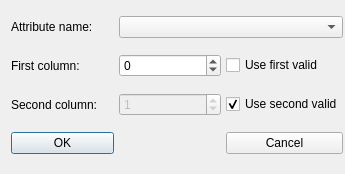
<?xml version="1.0" encoding="UTF-8"?>
<ui version="4.0">
 <class>DialogSetMain</class>
 <widget class="QDialog" name="DialogSetMain">
  <property name="geometry">
   <rect>
    <x>0</x>
    <y>0</y>
    <width>345</width>
    <height>174</height>
   </rect>
  </property>
  <property name="sizePolicy">
   <sizepolicy hsizetype="Fixed" vsizetype="Fixed">
    <horstretch>0</horstretch>
    <verstretch>0</verstretch>
   </sizepolicy>
  </property>
  <property name="minimumSize">
   <size>
    <width>0</width>
    <height>0</height>
   </size>
  </property>
  <property name="windowTitle">
   <string>Set main attribute</string>
  </property>
  <layout class="QGridLayout" name="gridLayout">
   <property name="topMargin">
    <number>2</number>
   </property>
   <property name="rightMargin">
    <number>2</number>
   </property>
   <property name="bottomMargin">
    <number>2</number>
   </property>
   <property name="horizontalSpacing">
    <number>5</number>
   </property>
   <property name="verticalSpacing">
    <number>2</number>
   </property>
   <item row="0" column="0">
    <widget class="QLabel" name="label_1">
     <property name="text">
      <string>Attribute name:</string>
     </property>
    </widget>
   </item>
   <item row="1" column="0">
    <widget class="QLabel" name="label_2">
     <property name="text">
      <string>First column:</string>
     </property>
    </widget>
   </item>
   <item row="3" column="1">
    <widget class="QSpinBox" name="SpinSecond">
     <property name="enabled">
      <bool>false</bool>
     </property>
     <property name="toolTip">
      <string>Set to -1 to use zero value.</string>
     </property>
     <property name="minimum">
      <number>-1</number>
     </property>
     <property name="value">
      <number>1</number>
     </property>
    </widget>
   </item>
   <item row="1" column="1">
    <widget class="QSpinBox" name="SpinFirst">
     <property name="toolTip">
      <string>Set to -1 to use zero value.</string>
     </property>
     <property name="minimum">
      <number>-1</number>
     </property>
    </widget>
   </item>
   <item row="6" column="0">
    <widget class="QPushButton" name="BtnOk">
     <property name="text">
      <string>OK</string>
     </property>
    </widget>
   </item>
   <item row="3" column="0">
    <widget class="QLabel" name="label_3">
     <property name="text">
      <string>Second column:</string>
     </property>
    </widget>
   </item>
   <item row="6" column="2">
    <widget class="QPushButton" name="BtnCancel">
     <property name="text">
      <string>Cancel</string>
     </property>
    </widget>
   </item>
   <item row="0" column="1" colspan="2">
    <widget class="QComboBox" name="ComboAttributeName"/>
   </item>
   <item row="1" column="2">
    <widget class="QCheckBox" name="CheckUseFirst">
     <property name="text">
      <string>Use first valid</string>
     </property>
    </widget>
   </item>
   <item row="3" column="2">
    <widget class="QCheckBox" name="CheckUseSecond">
     <property name="text">
      <string>Use second valid</string>
     </property>
     <property name="checked">
      <bool>true</bool>
     </property>
    </widget>
   </item>
  </layout>
 </widget>
 <resources/>
 <connections>
  <connection>
   <sender>BtnCancel</sender>
   <signal>clicked()</signal>
   <receiver>DialogSetMain</receiver>
   <slot>reject()</slot>
   <hints>
    <hint type="sourcelabel">
     <x>285</x>
     <y>152</y>
    </hint>
    <hint type="destinationlabel">
     <x>157</x>
     <y>138</y>
    </hint>
   </hints>
  </connection>
  <connection>
   <sender>BtnOk</sender>
   <signal>clicked()</signal>
   <receiver>DialogSetMain</receiver>
   <slot>slAccept()</slot>
   <hints>
    <hint type="sourcelabel">
     <x>79</x>
     <y>143</y>
    </hint>
    <hint type="destinationlabel">
     <x>101</x>
     <y>122</y>
    </hint>
   </hints>
  </connection>
  <connection>
   <sender>CheckUseFirst</sender>
   <signal>clicked(bool)</signal>
   <receiver>SpinFirst</receiver>
   <slot>setDisabled(bool)</slot>
   <hints>
    <hint type="sourcelabel">
     <x>284</x>
     <y>73</y>
    </hint>
    <hint type="destinationlabel">
     <x>178</x>
     <y>75</y>
    </hint>
   </hints>
  </connection>
  <connection>
   <sender>CheckUseSecond</sender>
   <signal>clicked(bool)</signal>
   <receiver>SpinSecond</receiver>
   <slot>setDisabled(bool)</slot>
   <hints>
    <hint type="sourcelabel">
     <x>258</x>
     <y>109</y>
    </hint>
    <hint type="destinationlabel">
     <x>201</x>
     <y>113</y>
    </hint>
   </hints>
  </connection>
 </connections>
 <slots>
  <slot>slUseFirstChange()</slot>
  <slot>slUseSecondChange()</slot>
  <slot>slAccept()</slot>
 </slots>
</ui>
